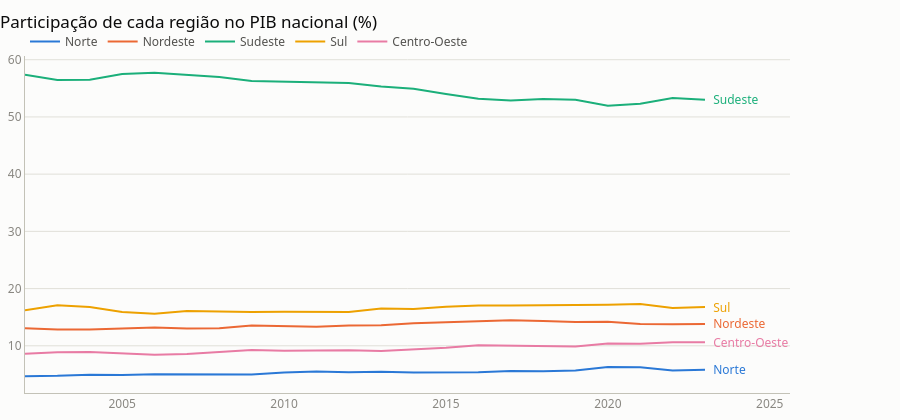

Notebook cell for this chart:
### Markdown cell above
## A economia está desconcentrando?

### Code cell
evolucao = an_pib.evolucao_participacao_regional(pib_ufs)
charts.linha_temporal(evolucao, x="ano", y="part_pib_brasil", cor="regiao_nome",
                      titulo="Participação de cada região no PIB nacional (%)")

### Figure 1 — Plotly figure (JSON) as saved in the notebook; plotly's stock layout.template omitted (floating-point values rounded to 4 significant figures)
{"data": [{"hovertemplate": "<b>Norte</b><br>%{x}<br>%{y:,.1f}<extra></extra>", "line": {"color": "#2a78d6", "width": 2}, "mode": "lines", "name": "Norte", "type": "scatter", "x": [2002, 2003, 2004, 2005, 2006, 2007, 2008, 2009, 2010, 2011, 2012, 2013, 2014, 2015, 2016, 2017, 2018, 2019, 2020, 2021, 2022, 2023], "y": [4.695, 4.747, 4.957, 4.908, 5.037, 4.986, 5.038, 4.987, 5.329, 5.507, 5.381, 5.485, 5.331, 5.349, 5.38, 5.587, 5.533, 5.69, 6.284, 6.259, 5.701, 5.817]}, {"hovertemplate": "<b>Nordeste</b><br>%{x}<br>%{y:,.1f}<extra></extra>", "line": {"color": "#eb6834", "width": 2}, "mode": "lines", "name": "Nordeste", "type": "scatter", "x": [2002, 2003, 2004, 2005, 2006, 2007, 2008, 2009, 2010, 2011, 2012, 2013, 2014, 2015, 2016, 2017, 2018, 2019, 2020, 2021, 2022, 2023], "y": [13.09, 12.84, 12.86, 13.03, 13.2, 13.03, 13.06, 13.56, 13.45, 13.33, 13.56, 13.59, 13.93, 14.15, 14.33, 14.48, 14.35, 14.18, 14.18, 13.79, 13.77, 13.83]}, {"hovertemplate": "<b>Sudeste</b><br>%{x}<br>%{y:,.1f}<extra></extra>", "line": {"color": "#1baf7a", "width": 2}, "mode": "lines", "name": "Sudeste", "type": "scatter", "x": [2002, 2003, 2004, 2005, 2006, 2007, 2008, 2009, 2010, 2011, 2012, 2013, 2014, 2015, 2016, 2017, 2018, 2019, 2020, 2021, 2022, 2023], "y": [57.38, 56.45, 56.48, 57.51, 57.71, 57.36, 56.96, 56.27, 56.13, 56.11, 55.93, 55.31, 54.94, 54.02, 53.17, 52.88, 53.13, 53.02, 51.94, 52.3, 53.31, 53.0]}, {"hovertemplate": "<b>Sul</b><br>%{x}<br>%{y:,.1f}<extra></extra>", "line": {"color": "#eda100", "width": 2}, "mode": "lines", "name": "Sul", "type": "scatter", "x": [2002, 2003, 2004, 2005, 2006, 2007, 2008, 2009, 2010, 2011, 2012, 2013, 2014, 2015, 2016, 2017, 2018, 2019, 2020, 2021, 2022, 2023], "y": [16.23, 17.08, 16.77, 15.91, 15.62, 16.06, 15.99, 15.9, 15.96, 15.91, 15.89, 16.51, 16.41, 16.81, 17.03, 17.04, 17.07, 17.22, 17.19, 17.31, 16.61, 16.76]}, {"hovertemplate": "<b>Centro-Oeste</b><br>%{x}<br>%{y:,.1f}<extra></extra>", "line": {"color": "#e87ba4", "width": 2}, "mode": "lines", "name": "Centro-Oeste", "type": "scatter", "x": [2002, 2003, 2004, 2005, 2006, 2007, 2008, 2009, 2010, 2011, 2012, 2013, 2014, 2015, 2016, 2017, 2018, 2019, 2020, 2021, 2022, 2023], "y": [8.609, 8.88, 8.936, 8.642, 8.442, 8.563, 8.944, 9.283, 9.131, 9.143, 9.233, 9.108, 9.39, 9.669, 10.1, 10.02, 9.921, 9.898, 10.4, 10.34, 10.61, 10.6]}], "layout": {"annotations": [{"font": {"color": "#2a78d6", "size": 12}, "showarrow": false, "text": "  Norte", "x": 2023, "xanchor": "left", "y": 5.817}, {"font": {"color": "#eb6834", "size": 12}, "showarrow": false, "text": "  Nordeste", "x": 2023, "xanchor": "left", "y": 13.83}, {"font": {"color": "#1baf7a", "size": 12}, "showarrow": false, "text": "  Sudeste", "x": 2023, "xanchor": "left", "y": 53.0}, {"font": {"color": "#eda100", "size": 12}, "showarrow": false, "text": "  Sul", "x": 2023, "xanchor": "left", "y": 16.76}, {"font": {"color": "#e87ba4", "size": 12}, "showarrow": false, "text": "  Centro-Oeste", "x": 2023, "xanchor": "left", "y": 10.6}], "colorway": ["#2a78d6", "#eb6834", "#1baf7a", "#eda100", "#e87ba4", "#008300", "#4a3aa7", "#e34948"], "font": {"color": "#52514e", "family": "system-ui, -apple-system, \"Segoe UI\", sans-serif", "size": 13}, "height": 420, "hoverlabel": {"bordercolor": "#c3c2b7", "font": {"family": "system-ui, -apple-system, \"Segoe UI\", sans-serif", "size": 12}}, "hovermode": "x unified", "legend": {"bgcolor": "rgba(0,0,0,0)", "font": {"color": "#52514e", "size": 12}, "orientation": "h", "x": 0, "y": 1, "yanchor": "bottom"}, "margin": {"b": 8, "l": 8, "r": 110, "t": 56}, "paper_bgcolor": "#fcfcfb", "plot_bgcolor": "#fcfcfb", "title": {"font": {"color": "#0b0b0b", "family": "system-ui, -apple-system, \"Segoe UI\", sans-serif", "size": 17}, "text": "Participação de cada região no PIB nacional (%)", "x": 0, "xanchor": "left"}, "xaxis": {"automargin": true, "gridcolor": "#e1e0d9", "linecolor": "#c3c2b7", "showgrid": false, "tickfont": {"color": "#898781", "size": 12}, "zerolinecolor": "#c3c2b7"}, "yaxis": {"automargin": true, "gridcolor": "#e1e0d9", "linecolor": "#c3c2b7", "tickfont": {"color": "#898781", "size": 12}, "zerolinecolor": "#c3c2b7"}}}
